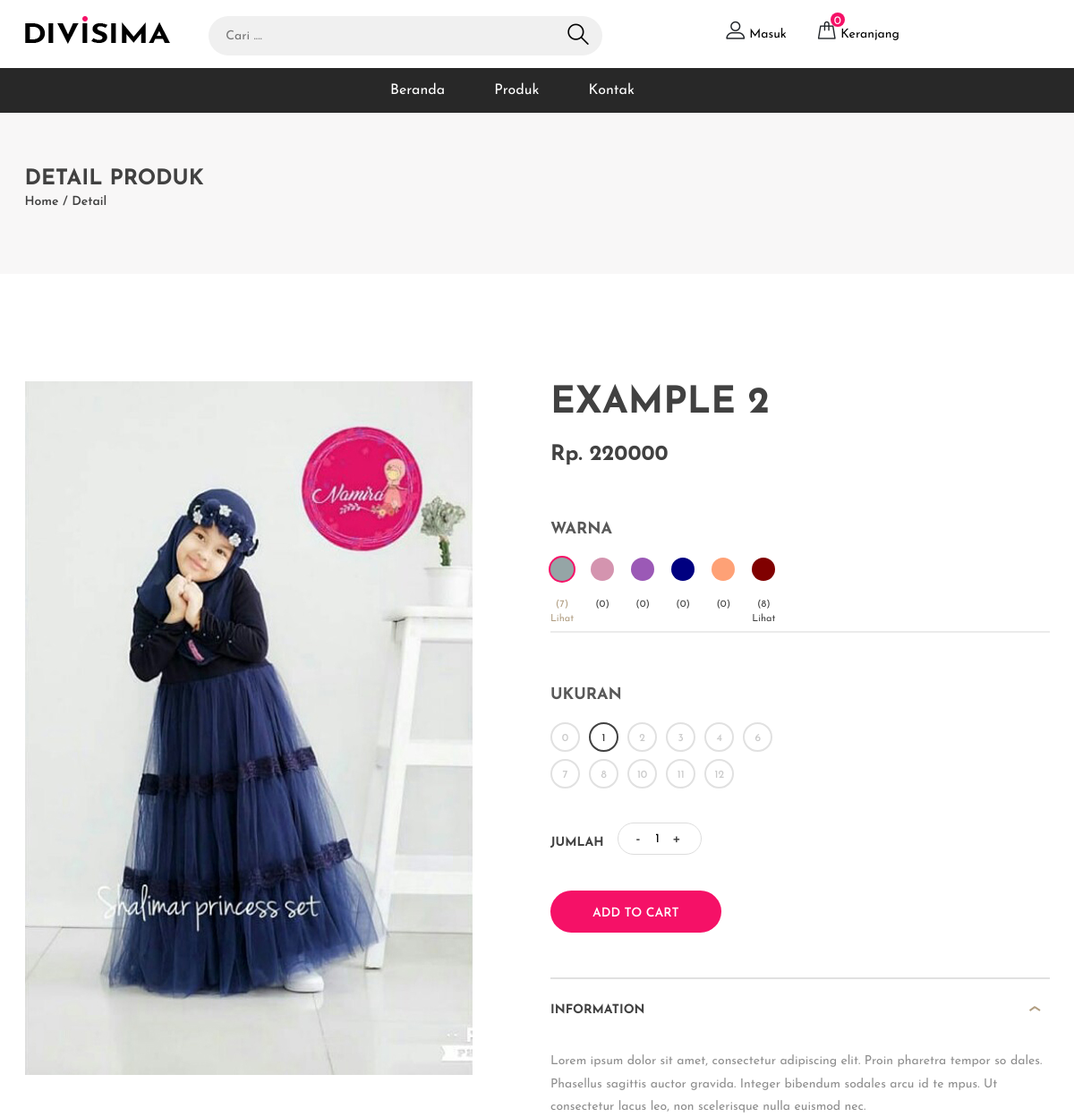
/Home/detail/10 (upper part), run on an earlier commit of the app's database.
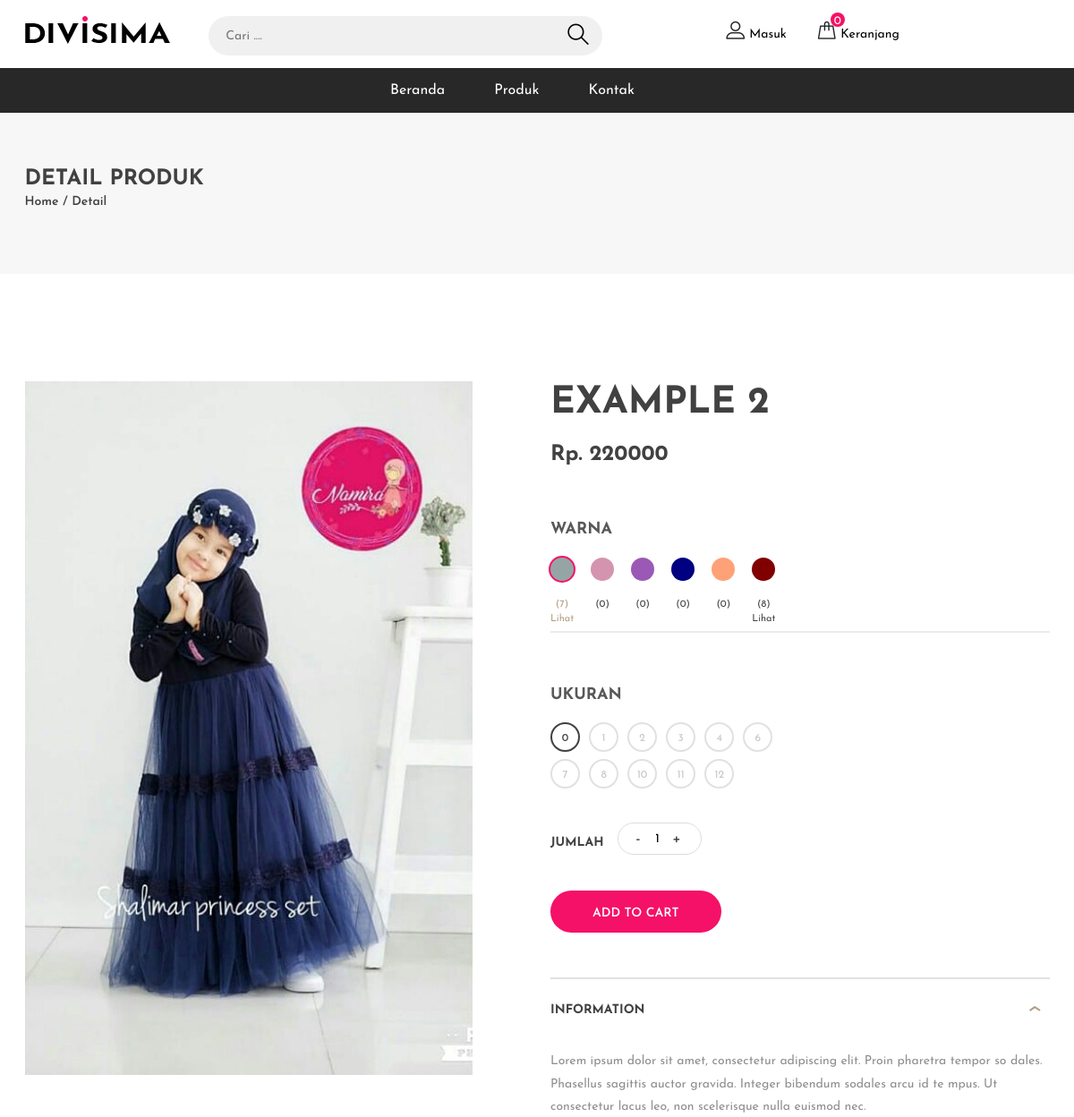
And on a later commit of the database.
### tables this page shows
CREATE TABLE `tb_produk` (
  `id_produk` int(7) NOT NULL,
  `nama_produk` varchar(100) NOT NULL,
  `ukuran` int(5) NOT NULL,
  `warna` varchar(100) NOT NULL,
  `foto` varchar(100) NOT NULL,
  `stok` int(8) NOT NULL
);

CREATE TABLE `tb_ukuran` (
  `id_ukuran` int(5) NOT NULL,
  `nama_ukuran` varchar(50) NOT NULL,
  `harga` varchar(100) NOT NULL
);

CREATE TABLE `tb_warna` (
  `id_warna` int(7) NOT NULL,
  `nama_warna` varchar(100) NOT NULL,
  `kode_warna` varchar(10) NOT NULL
);

### application/controllers/Home.php (called while the page is built, shortened)
<?php
class Home extends CI_Controller {
    public function __construct()
    {
        $this->load->helper('url', 'form');
        $this->load->model('mdl_user_produk');
        $this->load->library('form_validation');
        $this->load->library('session');
        $this->load->database();
    }
	public function detail($id_stok)
	{
        $paket['data'] = $this->mdl_user_produk->ambildata_stok2($id_stok);
        $paket['data2'] = $this->mdl_user_produk->ambildata_produk_terkait();
        $paket['id_stok'] = $id_stok;
		$query_stok1 = $this->db->query("SELECT * FROM tb_stok where id_stok=$id_stok");
        foreach ($query_stok1->result() as $keyStok2) {
        $paket['warna_pilihan'] = $keyStok2->id_warna;
        $paket['data_warna'] = $keyStok2->id_warna;
		}
		$this->load->view('front/detail',$paket);
	}
}

### index.php (called while the page is built, shortened)
<?php
require_once BASEPATH.'core/CodeIgniter.php';

### application/models/Mdl_user_produk.php (called while the page is built, shortened)
<?php
class Mdl_user_produk extends CI_Model
{
	public function ambildata_stok2($id)
	{
		$query = $this->db->query("SELECT * FROM tb_stok WHERE id_stok=$id");
		return $query->result_array();
	}
}

### application/views/front/detail.php (the view, shortened to what the changed rows need)
	<section class="product-section">
		<div class="container">
			<div class="row">
				<div class="col-lg-6 product-details">
					<h2 class="p-title" style="font-size: 260% !important;"><?php
					$temp_nama=$data[0]['id_produk'];
		            $query_Produk=$this->db->query("SELECT * FROM tb_produk where id_produk=$temp_nama;");
		            foreach ($query_Produk->result() as $keyPro) {
		            	if ($keyPro->id_produk==$temp_nama) {
			            	echo $keyPro->nama_produk;
		            	}
		            }
					?></h2>
					<h3 id="state_harga" class="p-price"><?php
					$ukuran=$data[0]['id_ukuran'];
					            $query_cekUkuran=$this->db->query("SELECT * FROM tb_ukuran where id_ukuran=$ukuran;");
					            foreach ($query_cekUkuran->result() as $keyUkuran) {
					            	echo "Rp. ".$keyUkuran->harga;
					            }
					 ?></h3>
<form action="<?php echo base_url('Home/tambah_cart/') ?>" id="form_traditional_validation" name="form_traditional_validation" role="form" autocomplete="off" method="post" class="validate" enctype="multipart/form-data">
					<p style="font-weight: bold; font-size: 112%; margin-top: 10%;">WARNA</p>
					<div class="filter-widget mb-0">
						<div class="fw-color-choose">
							<?php
							$key0=$data[0]['id_stok'];
							$query_stok0 = $this->db->query("SELECT * FROM tb_stok where id_stok=$key0");
							$query_warna0 = $this->db->query("SELECT * FROM tb_warna");
				            foreach ($query_stok0->result() as $keyStok) {
								$barang_stok=$keyStok->id_produk;
								$hit=0;
					            foreach ($query_warna0->result() as $keyWarna) {
								$data_warni=$keyWarna->id_warna;
									$key1=$keyWarna->id_warna;
									$query_stok1 = $this->db->query("SELECT * FROM tb_stok where id_produk=$barang_stok AND id_warna=$key1");
									if ($query_stok1->num_rows()>0) {
							            foreach ($query_stok1->result() as $keyStok2) {
							            if ($keyStok2->jumlah_stok<1) {$no_view=1;}else{$no_view=0;}
											$show2=$keyStok2->id_produk;
							            }
											$show3=$keyWarna->id_warna;
										if ($no_view==1) { ?>
											<div class="cs-item" >
												<input type="radio" disabled="disabled" name="cs" id="<?php echo "cs-".$hit; ?>">
												<label disabled="disabled" class="cs-gray" for="<?php echo "cs-".$hit; ?>" style="background:<?php echo $keyWarna->kode_warna;?>;">
													<span>(0)</span>
												</label>
											</div>
										<?php }else{ ?>
											<?php
											if ($data_warni==$data_warna) { ?>
											<div class="cs-item" >
												<label  checked="checked" class="cs-gray" for="<?php echo "cs-".$hit; ?>" style="background:<?php echo $keyWarna->kode_warna;?>;">
											<a href="<?php echo base_url('Home/show/'.$show2.'/'.$show3); ?>">
													<span>(<?php
														$total=0;
											            foreach ($query_stok1->result() as $keyStok2) {
															$total= $total+$keyStok2->jumlah_stok;
											            }
											            echo $total.")<br>Lihat";
														?>
													</span>
													</a>
												</label>
											</div>
											<?php }else{ ?>
												<div class="cs-item" >
													<label class="cs-gray" for="<?php echo "cs-".$hit; ?>" style="background:<?php echo $keyWarna->kode_warna;?>;">
												<a href="<?php echo base_url('Home/show/'.$show2.'/'.$show3); ?>">
														<span>(<?php
															$total=0;
												            foreach ($query_stok1->result() as $keyStok2) {
																$total= $total+$keyStok2->jumlah_stok;
												            }
												            echo $total.")<br>Lihat";
															?>
														</span>
														</a>
													</label>
												</div>
											<?php }
											?>
										<?php }
										?>
									<?php }else{ ?>
										<div class="cs-item" >
											<label disabled="disabled" class="cs-gray" for="<?php echo "cs-".$hit; ?>" style="background:<?php echo $keyWarna->kode_warna;?>;">
												<span>(0)</span>
											</label>
										</div>
									<?php }
									$hit++;
								}
							}
							?>
						</div>
					</div>
					<p style="font-weight: bold; font-size: 112%; margin-top: 10%;">UKURAN</p>
					<div class="fw-size-choose">
						<?php
						$query_ukuran0 = $this->db->query("SELECT * FROM tb_ukuran");
						$produk9=$data[0]['id_produk'];
						$hit2=1;
			            foreach ($query_ukuran0->result() as $keyUkuran) { ?>
						<?php
						if ($hit2==7 || $hit==13 || $hit==19 || $hit==25 || $hit==31 || $hit==37 || $hit==43 || $hit==49 || $hit==55 || $hit==61) {
							echo "<br>";
						}
							$ukuran9=$keyUkuran->id_ukuran;
							$nama_ukuran9=$keyUkuran->nama_ukuran;
						$query_stok0 = $this->db->query("SELECT * FROM tb_stok where id_produk=$produk9 AND id_ukuran=$ukuran9 AND id_warna=$warna_pilihan");
							if ($query_stok0->num_rows()>0) {
				            foreach ($query_stok0->result() as $keyStok3) {
								$id_ukuran=$keyStok3->id_ukuran;
							}
				            ?>
							<div class="sc-item">
									<label for="<?php echo $id_ukuran."size" ; ?>"><?php echo $nama_ukuran9 ; ?></label>
								</div>
							<?php }else{ ?>
								<div class="sc-item disable">
									<label for=""><?php echo $nama_ukuran9 ; ?></label>
								</div>
							<?php }
							$hit2++;
						}
						?>
					</div>
					<div class="quantity">
                    </div>
                    <button class="btn site-btn">ADD TO CART</button>
					</form>
					<div id="accordion" class="accordion-area">
						<div class="panel">
						</div>
					</div>
				</div>
			</div>
		</div>
	</section>

What changed in the data, as far as the page shows it:
no longer on one of the page's lists (row unchanged): tb_ukuran: harga "220000"
changed tb_stok: id_ukuran 7 → 1 (drawn)
now on one of the page's lists (row unchanged): tb_ukuran: harga "220000"
